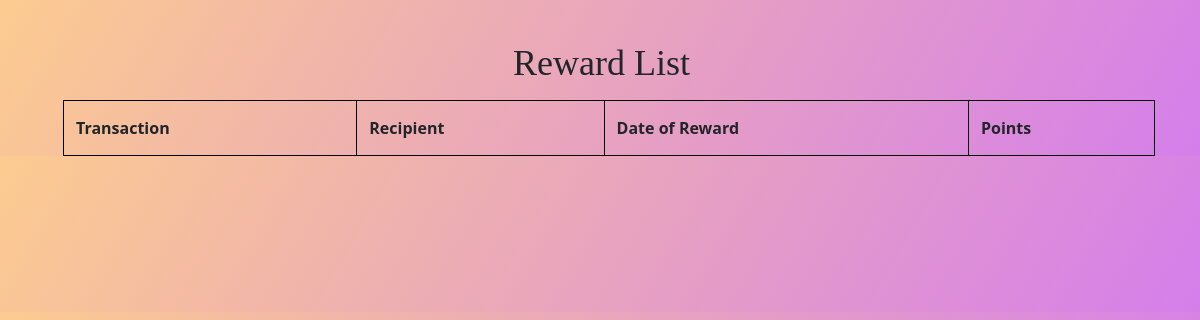
The app's page /wallet/reward_list/, older data.
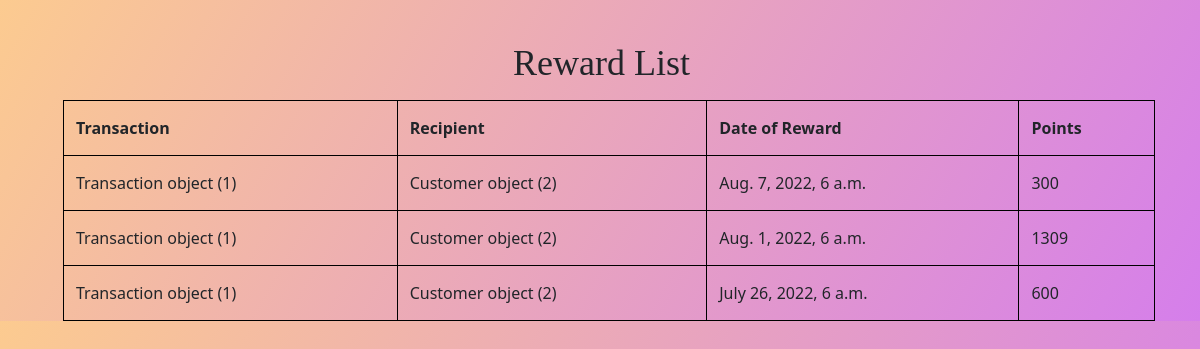
The same page, newer data.
### wallet/models.py (models this page shows)
class Reward(models.Model):
    transaction= models.ForeignKey(Transaction,on_delete=models.CASCADE,related_name='reward_transaction')
    recipient = models.ForeignKey(Customer,on_delete=models.CASCADE,related_name='reward_recipient')
    date_of_reward = models.DateTimeField()
    points = models.IntegerField()

class Transaction(models.Model):
    message = models.CharField(max_length=100)
    wallet = models.ForeignKey(Wallet,on_delete=models.CASCADE,related_name='transaction_wallet')
    transaction_amount = models.BigIntegerField()
    transaction_charge = models.IntegerField()
    transaction_type = models.CharField(max_length=16)
    origin_account = models.ForeignKey(Wallet, on_delete=models.CASCADE,related_name='transaction_origin')
    destination_account = models.ForeignKey(Wallet, on_delete=models.CASCADE,related_name='transaction_destination')

class Customer(models.Model):
    first_name=models.CharField(max_length=20)
    last_name=models.CharField(max_length=20)
    address=models.CharField(max_length=95)
    email=models.EmailField(max_length=254)
    phone_number=models.CharField(max_length=13)
    GENDER_CHOICES = (
           ("M", "Male"),
           ("F", "Female"),
           ("NB", "Non-Binary"),
    )
    gender=models.CharField(max_length=10,choices=GENDER_CHOICES)
    age=models.PositiveSmallIntegerField()
    profile_picture = models.ImageField(default='default.jpg', upload_to='profile_pics')

### wallet/views.py (the view)
# urls.py: path("reward_list/",list_rewards,name="registration"),
def list_rewards(request):
 rewards = Reward.objects.all()
 return render(request,'wallet/reward_list.html',
    {"Reward":rewards}
   )

### wallet/templates/wallet/reward_list.html (shortened to what this page needs)
<!DOCTYPE html>
<html lang="en">
<head>
 <link href="https://cdn.jsdelivr.net/npm/bootstrap@5.0.2/dist/css/bootstrap.min.css" rel="stylesheet">
</head>
<body>
  <h1>Reward List</h1>
  <table>
    <tr>
      <th>Transaction</th>
      <th>Recipient</th>
      <th>Date of Reward </th>
      <th>Points</th>
    </tr>
    <tr>{%for rewards in Reward%}</tr>
    <td>{{rewards.transaction}}</td>
    <td>{{rewards.recipient}}</td>
    <td>{{rewards.date_of_reward}}</td>
    <td>{{rewards.points}}</td>
    {%endfor%}
  </table>
</body>
</html>

Row changes from the older to the newer data that the page shows:
added Reward: transaction "Transaction object (1)", recipient "Customer object (2)", date_of_reward "Aug. 7, 2022, 6 a.m.", points "300"
added Reward: transaction "Transaction object (1)", recipient "Customer object (2)", date_of_reward "Aug. 1, 2022, 6 a.m.", points "1309"
added Reward: transaction "Transaction object (1)", recipient "Customer object (2)", date_of_reward "July 26, 2022, 6 a.m.", points "600"
